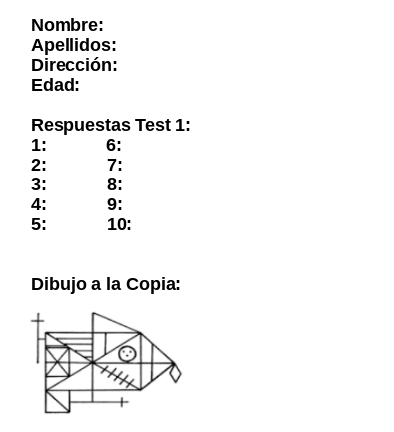
#> input picture SolucionPEC2/Ejercicio2/assets/formulario.png, 394 x 432 px, found by its file name
$ python apartadoA.py
#> lines starting #> are read from the running program, lines starting #| are printed output that depends on the picture
# -*- coding: utf-8 -*-
"""
Created on Thu Dec 14 17:25:48 2023

@author: Isabe
"""

import numpy as np
import cv2


formulario = cv2.imread(".\\assets\\formulario.png", 0)
#> formulario is the input picture: shape (432, 394); min 0, max 255, mean 246.3
rellenoOriginal = cv2.imread(".\\assets\\formularioRelleno-original.png", 0)
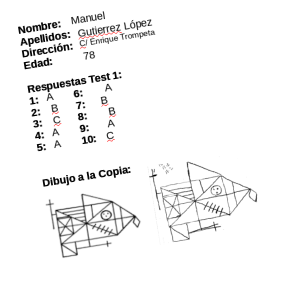
#> input picture SolucionPEC2/Ejercicio2/assets/formularioRelleno-original.png, 307 x 302 px, found by its file name
#> rellenoOriginal: shape (302, 307); min 0, max 255, mean 245.5
rellenoRotado = cv2.imread(".\\assets\\formularioRelleno-rotado.png", 0)
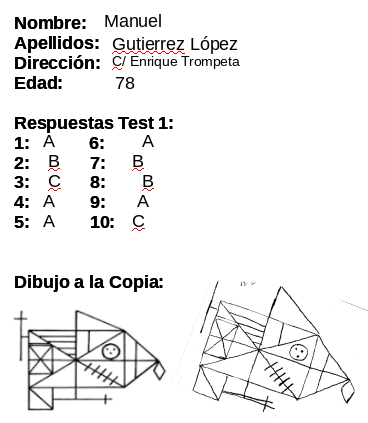
#> input picture SolucionPEC2/Ejercicio2/assets/formularioRelleno-rotado.png, 368 x 423 px, found by its file name
#> rellenoRotado: shape (423, 368); min 0, max 255, mean 239.2


def orbMatcher(img1, img2):

    orb = cv2.ORB_create()

    # find the keypoints and descriptors
    kp1, des1 = orb.detectAndCompute(img1,None)
    kp2, des2 = orb.detectAndCompute(img2,None)

    # create BFMatcher object
    bf = cv2.BFMatcher(cv2.NORM_HAMMING, crossCheck=True)

    # Match descriptors.
    matches = bf.match(des1,des2)

    # Sort them in the order of their distance.
    matches = sorted(matches, key = lambda x:x.distance)

    matchedImg = cv2.drawMatches(img1,kp1,img2,kp2,matches[:20],None, flags=2)
    # Draw first 10 matches.

    return matchedImg, matches, kp1, kp2


def affineTransform(img1, img2, matches, kp1, kp2):

    img1KP = []
    img2KP = []

    for match in matches[73:76]:
        # tomar los key points de img1 y img2
        img1KP.append(kp1[match.queryIdx].pt)
        img2KP.append(kp2[match.trainIdx].pt)

    img1KPnp = np.array([img1KP], dtype=np.float32)
    img2KPnp = np.array([img2KP], dtype=np.float32)

    # mapea los puntos de img2 a los de img1
    T = cv2.getAffineTransform(img2KPnp, img1KPnp)

    # aplicar transformacion a imagen 2
    return cv2.warpAffine(img2, T, (img1.shape[1], img1.shape[0]))


matchedImg, matches, kp1, kp2 = orbMatcher(formulario,rellenoRotado)
#> in orbMatcher, `kp1, des1 = orb.detectAndCompute(img1,None)`: kp1 = 488 keypoints; strongest (x, y, size): (112, 181, 31), (111, 146, 31), (111, 202, 31), (37, 44, 31)
#> in orbMatcher, `kp2, des2 = orb.detectAndCompute(img2,None)`: kp2 = 489 keypoints; strongest (x, y, size): (145, 126, 31), (85, 126, 31), (38, 284, 31), (66, 45, 31)
#> in orbMatcher, `matches = bf.match(des1,des2)`: matches = 220 matches
#> in orbMatcher, `matchedImg = cv2.drawMatches(img1,kp1,img2,kp2,matches[:20],None, flag..`:
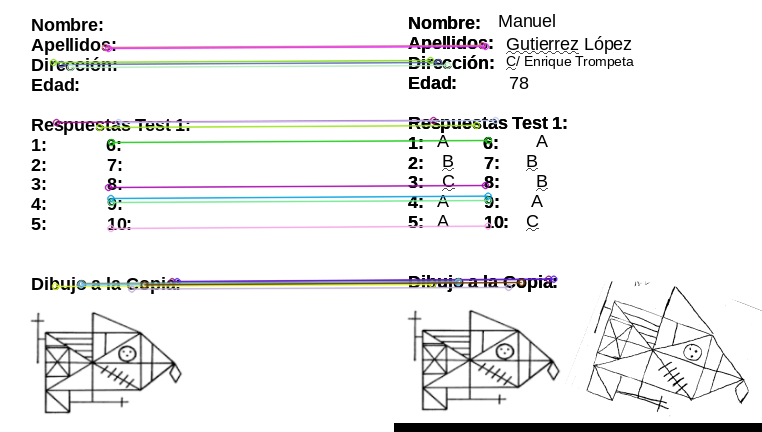
#> matchedImg: shape (432, 762, 3); mean of channels 0, 1, 2 238.5, 238.5, 238.4; drawn as B, G, R
#> matches = 220 matches
rotatedImg = affineTransform(formulario,rellenoRotado, matches, kp1, kp2)
#> the loop in affineTransform, `for match in matches[73:76]:` made 3 passes
#> after the loop in affineTransform, `for match in matches[73:76]:`: img1KP = [(79.49, 69.12), (108.9, 148.6), (152.1, 292)]; img2KP = [(62.21, 67.39), (91.58, 146.9), (134.8, 290.3)]
#> in affineTransform, `img1KPnp = np.array([img1KP], dtype=np.float32)`: img1KPnp = [[79.49, 69.12], [108.9, 148.6], [152.1, 292]]
#> in affineTransform, `img2KPnp = np.array([img2KP], dtype=np.float32)`: img2KPnp = [[62.21, 67.39], [91.58, 146.9], [134.8, 290.3]]
#> in affineTransform, `T = cv2.getAffineTransform(img2KPnp, img1KPnp)`: T = [[1, -7.1e-07, 17.28], [-1.4e-06, 1, 1.73]]
#> in affineTransform, `return cv2.warpAffine(img2, T, (img1.shape[1], img1.shape[0]))`:
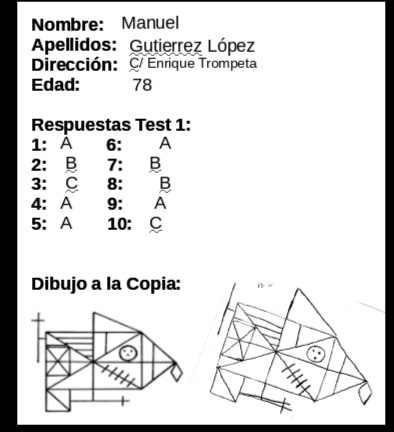
#> returned value: shape (432, 394); min 0, max 255, mean 218.8

cv2.imshow("Matched", matchedImg)
cv2.imshow("Original", formulario)
cv2.imshow("Afin", rotatedImg)
cv2.waitKey(0)
cv2.destroyAllWindows()
